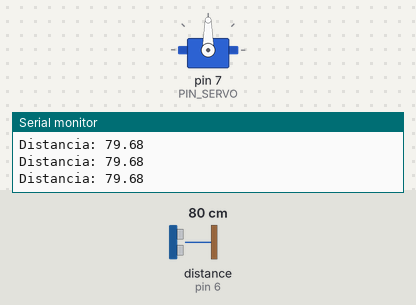
Simulated run of this sketch. Board: Arduino Uno, built with avr-gcc and run on an emulated ATmega328P. Parts: servo, the last lines printed to the serial monitor. Wiring (inferred from the names in the program): ultrasonic range finder: trigger pin 5; echo pin 6. Inputs (shaded band) come from the test bench; at power-on: distance to the obstacle (sensor on pin 6) 80 cm. The echo pulse lasts 58.3 µs per cm.

Above: at 1.2 s.
1.3 s: distance to the obstacle (sensor on pin 6) set to 18 cm
2.8 s: distance to the obstacle (sensor on pin 6) set to 13 cm
At 3.2 s:
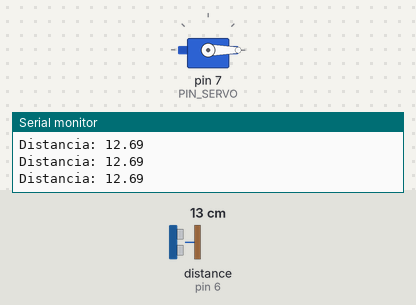
4.3 s: distance to the obstacle (sensor on pin 6) set to 35 cm
At 5.4 s:
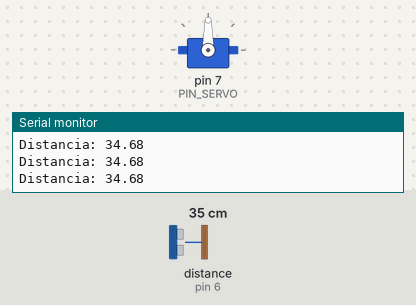
5.8 s: distance to the obstacle (sensor on pin 6) set to 2 cm
At 7.0 s:
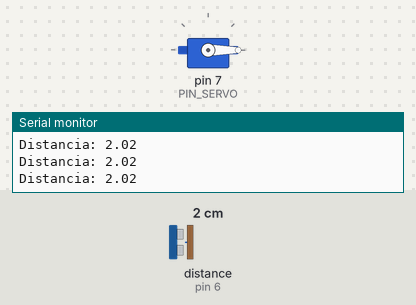
Timing chart, 0 to 8.3 s (numbered marks = the images above; inputs shaded):
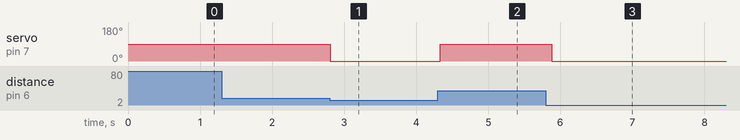

The sketch:

06_ultrasonido_servo.ino
```cpp
#include <Servo.h>
const byte TRIG = 5, ECHO = 6, PIN_SERVO = 7;
const float UMBRAL_CM = 15.0f;
Servo servo;

float medirDistanciaCm() {
  digitalWrite(TRIG, LOW);
  delayMicroseconds(2);
  digitalWrite(TRIG, HIGH);
  delayMicroseconds(10);
  digitalWrite(TRIG, LOW);
  unsigned long duracion = pulseIn(ECHO, HIGH, 30000UL);
  if (duracion == 0) return -1.0f;
  return duracion * 0.0343f / 2.0f;
}

void setup() {
  pinMode(TRIG, OUTPUT);
  pinMode(ECHO, INPUT);
  servo.attach(PIN_SERVO);
  servo.write(90);
  Serial.begin(9600);
}

void loop() {
  float distancia = medirDistanciaCm();
  if (distancia < 0) {
    Serial.println("Sin eco");
  } else {
    Serial.print("Distancia: ");
    Serial.println(distancia);
    servo.write(distancia < UMBRAL_CM ? 0 : 90);
  }
  delay(100);
}
```

Measured:
- the behaviour switches between 16 and 15 cm on distance to the obstacle (sensor on pin 6) (found by bisection; images 0 and 1)
- after the input at 2.8 s, servo on pin 7 (PIN_SERVO): 90° → 0° at once
- after the input at 4.3 s, servo on pin 7 (PIN_SERVO): 0° → 90° at once
- after the input at 5.8 s, servo on pin 7 (PIN_SERVO): 90° → 0° after 0.08 s
